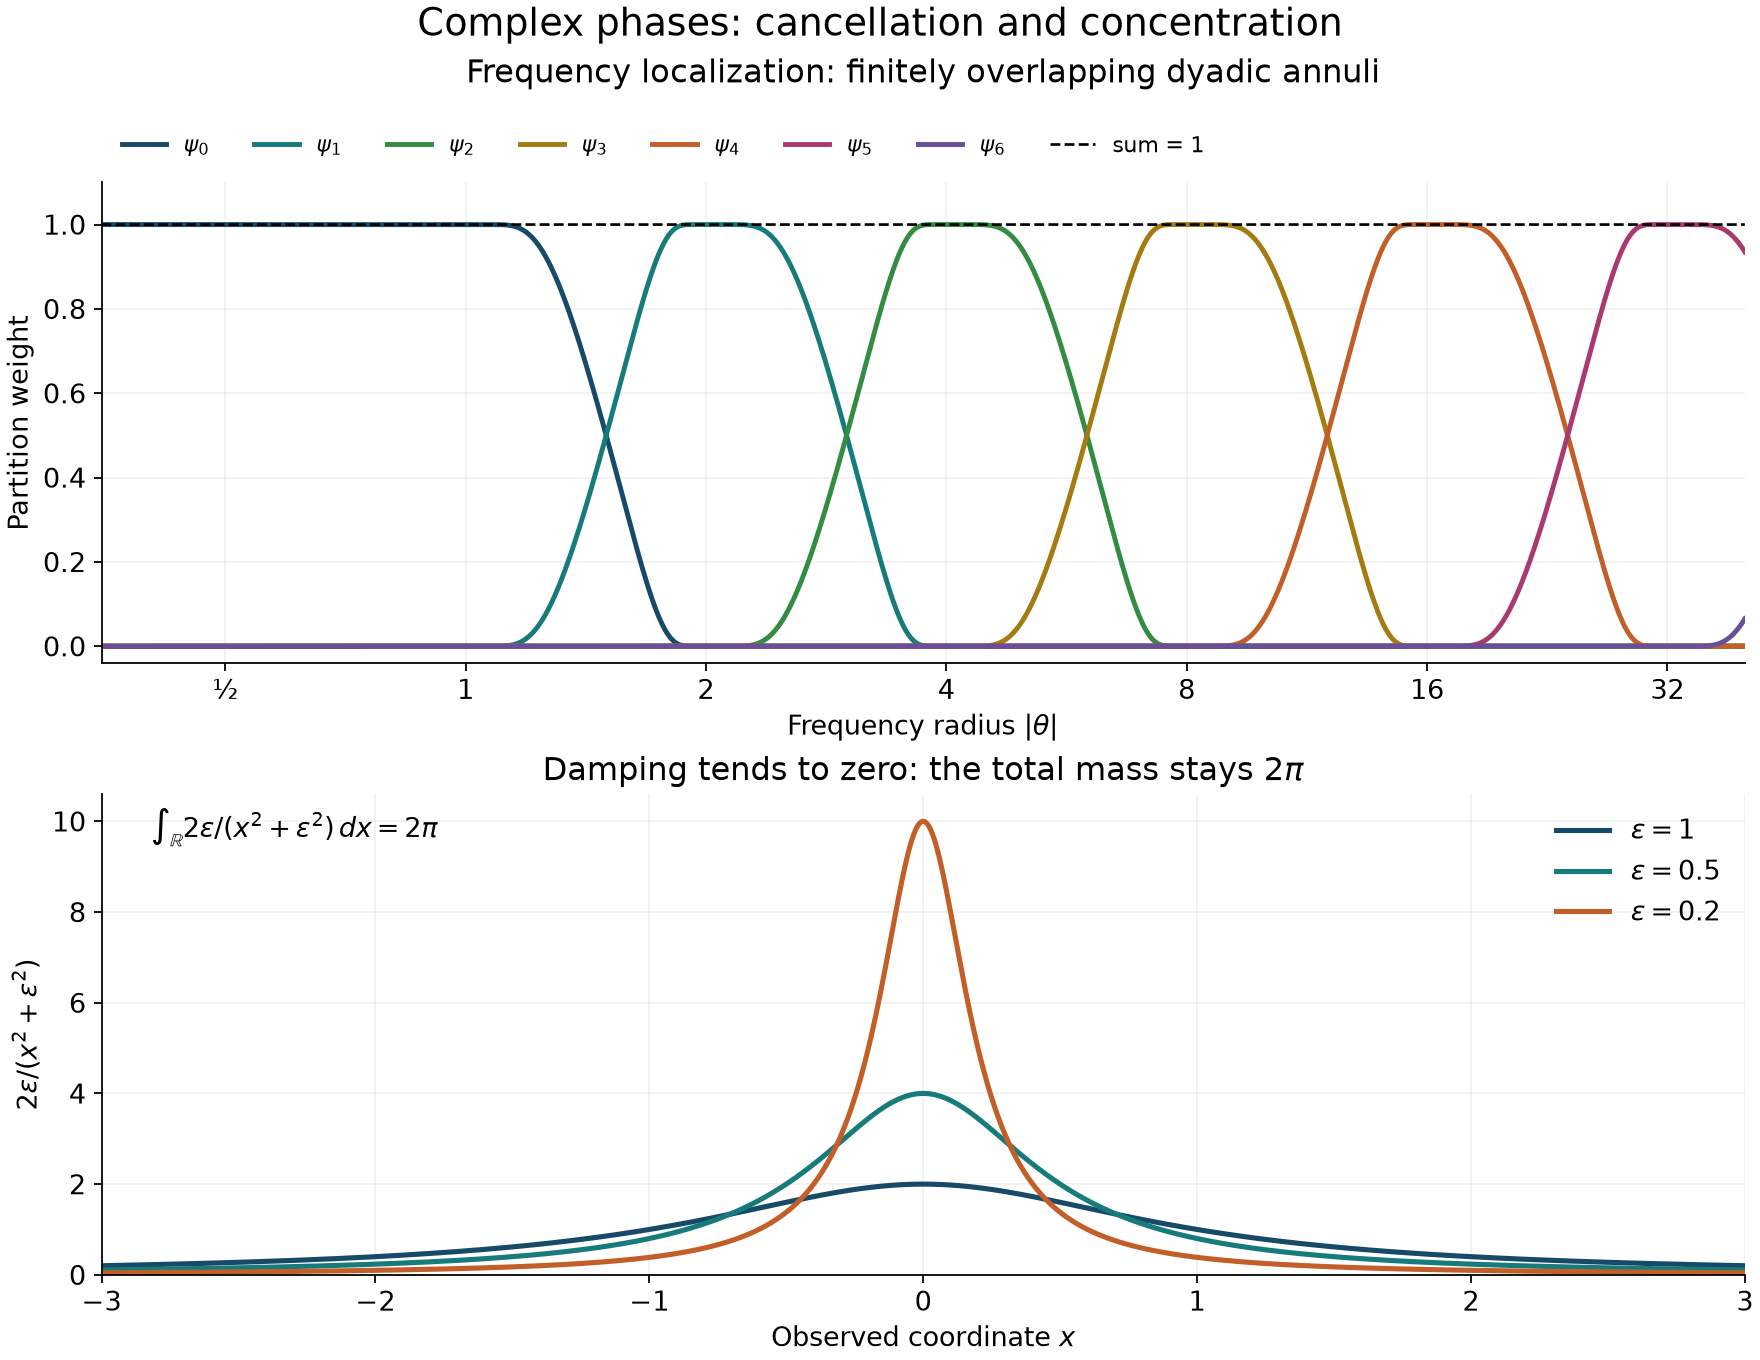

This figure's Python source:
"""Exact profiles for Complex phases and oscillatory distributions; CC0 1.0."""
from pathlib import Path
import numpy as np
import matplotlib
matplotlib.use("Agg")
import matplotlib.pyplot as plt

def cutoff(r):
    r=np.asarray(r,dtype=float)
    out=np.ones_like(r)
    out[r>=2]=0
    mid=(r>1)&(r<2)
    t=r[mid]-1
    left=np.exp(-1/t)
    right=np.exp(-1/(1-t))
    out[mid]=right/(left+right)
    return out

r=np.geomspace(.35,40,2400)
shells=[cutoff(r)]+[cutoff(r/2**j)-cutoff(r/2**(j-1)) for j in range(1,7)]
assert np.max(np.abs(np.sum(shells,axis=0)-1))<1e-14
plt.rcParams.update({"font.size":12,"axes.spines.top":False,"axes.spines.right":False,
                     "svg.hashsalt":"AN01-U135-oscillatory-shells"})
fig,axes=plt.subplots(2,1,figsize=(11,8.5),layout="constrained")
colors=["#164a68","#177b7c","#328c41","#a47b11","#c25e28","#a83a6f","#694e9a"]
for j,v in enumerate(shells):
    axes[0].plot(r,v,lw=2.2,color=colors[j],label=rf"$\psi_{j}$")
axes[0].plot(r,np.sum(shells,axis=0),"k--",lw=1.2,label="sum = 1")
axes[0].set_xscale("log",base=2)
axes[0].set_xticks([.5,1,2,4,8,16,32],labels=["½","1","2","4","8","16","32"])
axes[0].set(xlabel=r"Frequency radius $|\theta|$",ylabel="Partition weight",
            title="Frequency localization: finitely overlapping dyadic annuli",
            xlim=(.35,40),ylim=(-.04,1.1))
axes[0].legend(ncol=8,fontsize=10,loc="lower left",bbox_to_anchor=(0,1.01),frameon=False)
axes[0].set_title("Frequency localization: finitely overlapping dyadic annuli",pad=45)
x=np.linspace(-3,3,2401)
for eps,color in zip([1,.5,.2],["#164a68","#177b7c","#c25e28"]):
    y=2*eps/(x*x+eps*eps)
    axes[1].plot(x,y,lw=2.3,color=color,label=rf"$\varepsilon={eps:g}$")
axes[1].set(xlabel=r"Observed coordinate $x$",ylabel=r"$2\varepsilon/(x^2+\varepsilon^2)$",
            title=r"Damping tends to zero: the total mass stays $2\pi$",
            xlim=(-3,3),ylim=(0,10.6))
axes[1].legend(frameon=False)
axes[1].text(.03,.91,r"$\int_{\mathbb{R}}2\varepsilon/(x^2+\varepsilon^2)\,dx=2\pi$",
             transform=axes[1].transAxes,fontsize=12)
for ax in axes:ax.grid(alpha=.16)
fig.suptitle("Complex phases: cancellation and concentration",fontsize=17)
dest=Path(__file__).resolve().with_suffix("")
fig.savefig(dest.with_suffix(".png"),dpi=160)
fig.savefig(dest.with_suffix(".svg"),metadata={"Date":None})
svg=dest.with_suffix(".svg")
svg.write_text("\n".join(line.rstrip() for line in svg.read_text(encoding="utf-8").splitlines())+"\n",
               encoding="utf-8")
